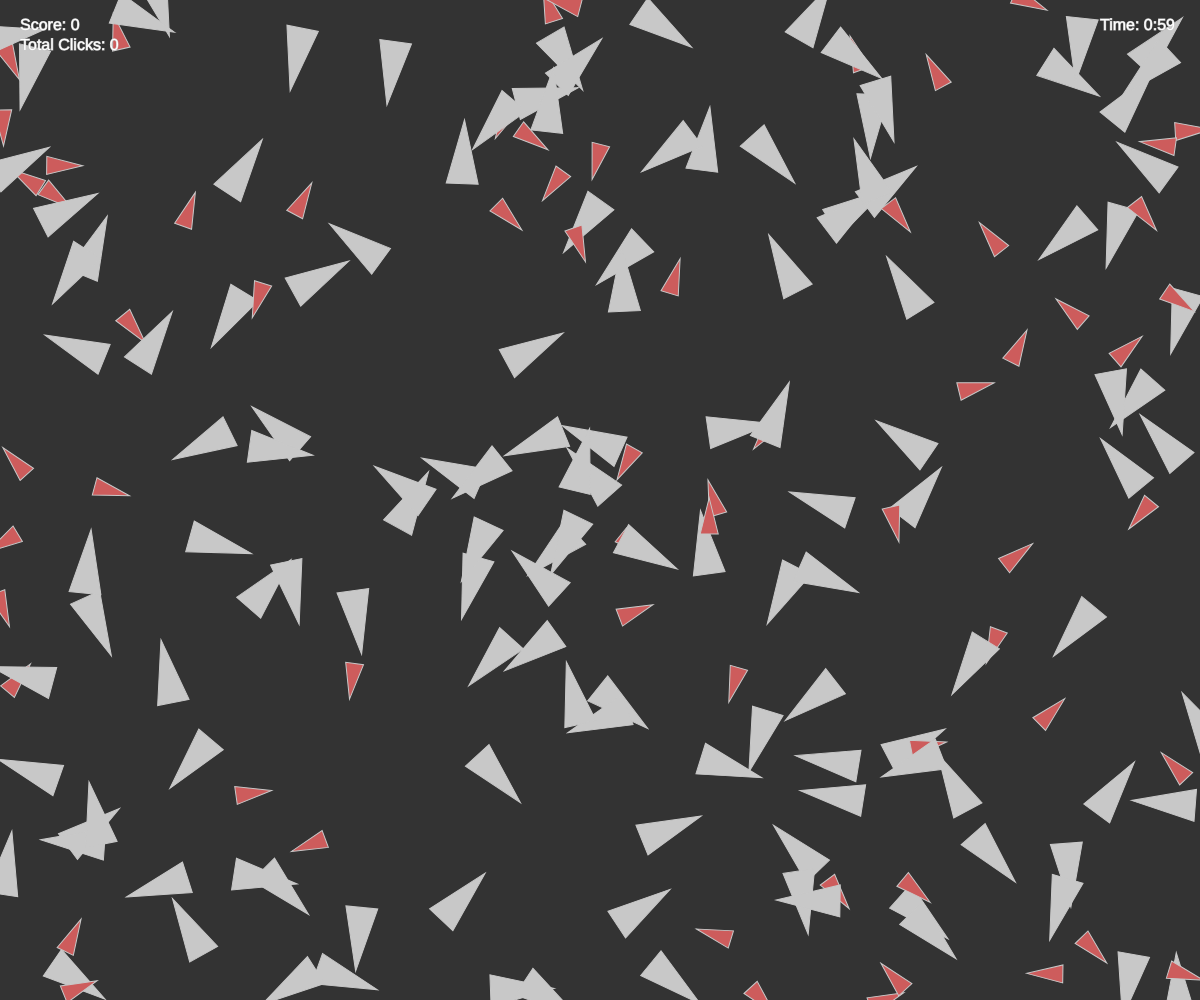
Frame 1 (no input)
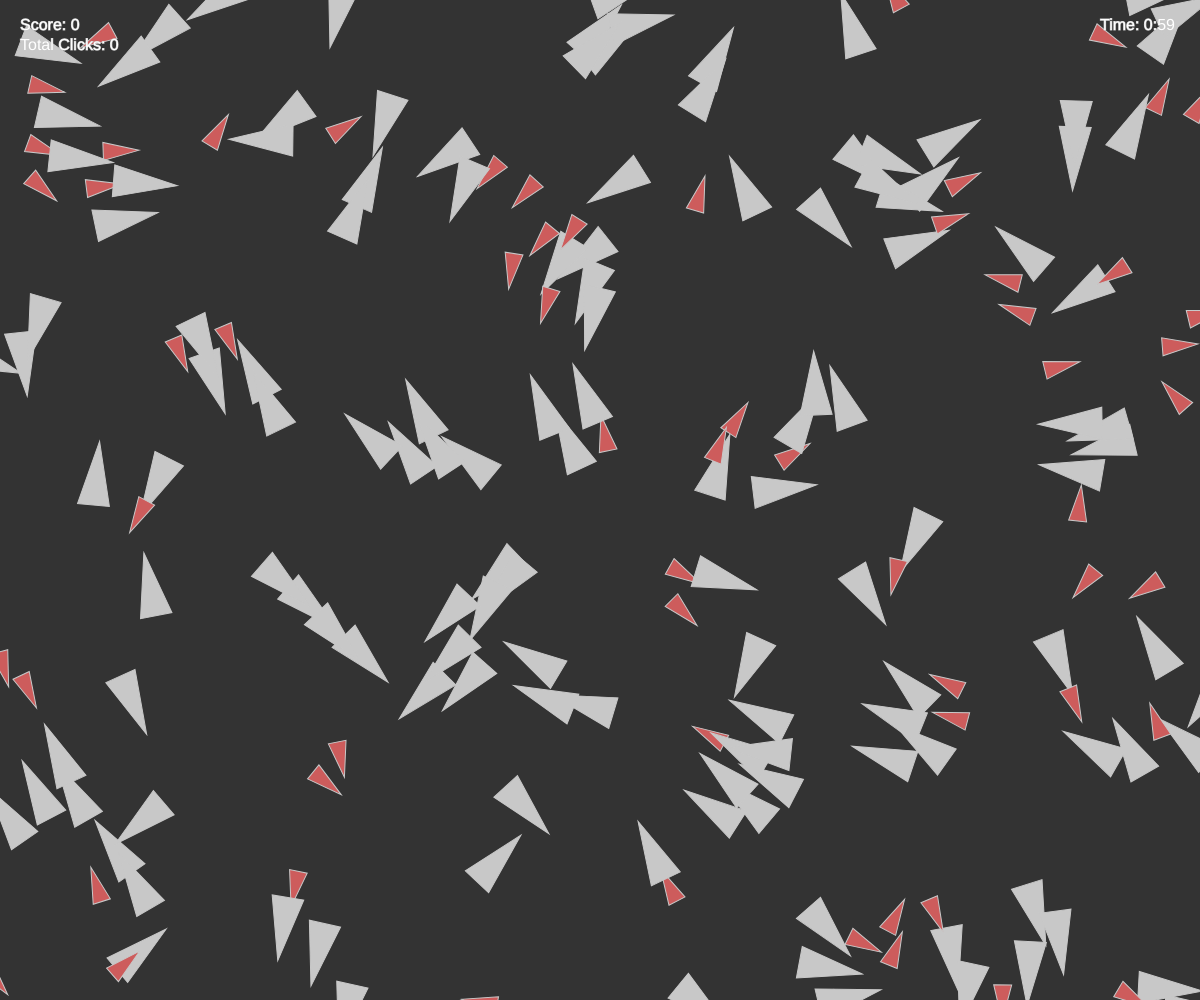
Frame 60 (no input)
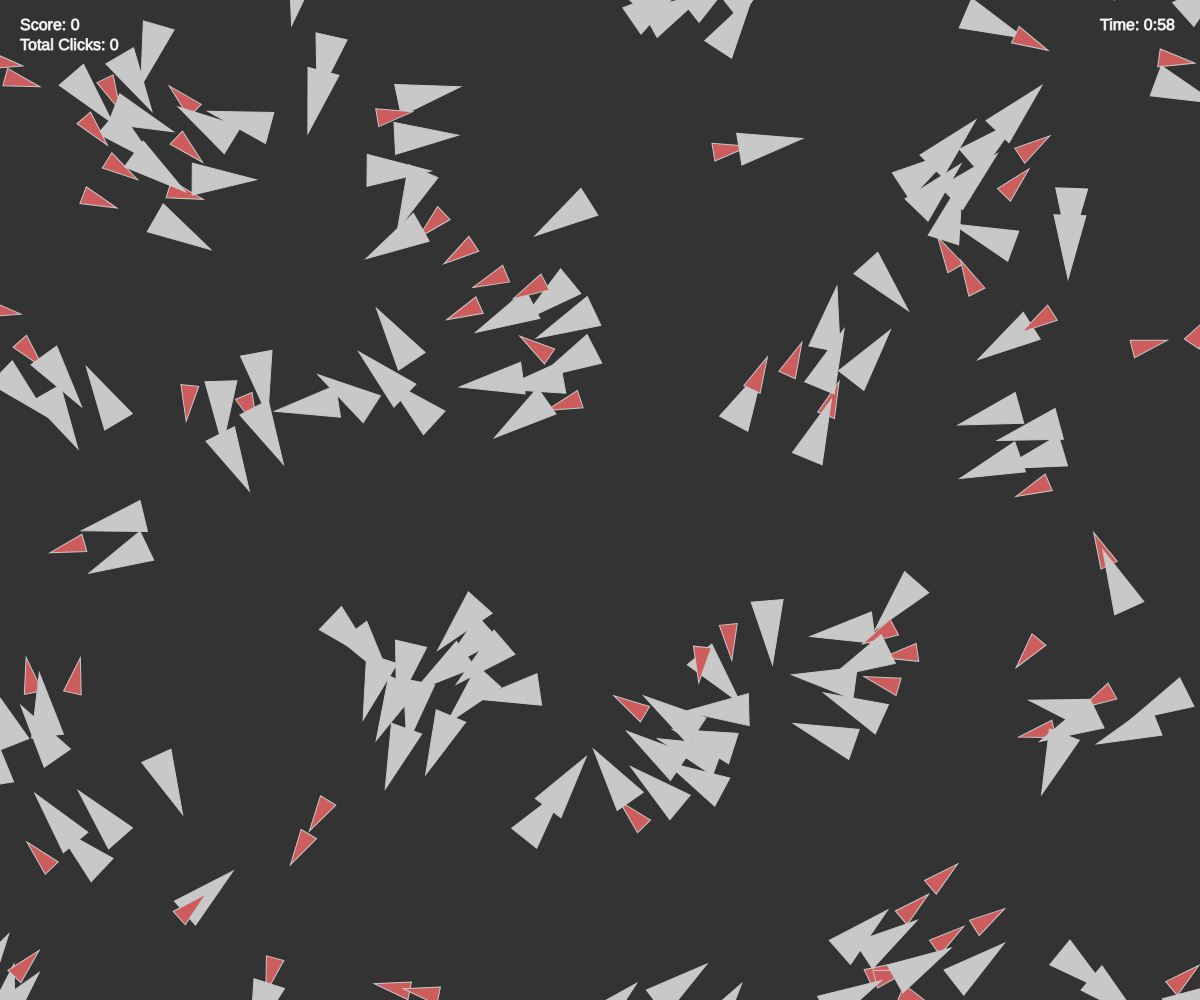
Frame 120 (the mouse pressed at the canvas centre since frame 60)

The p5.js sketch that drew these frames (run headless with seeded random() and noise() and a simulated clock; from frame 60 on, the mouse is pressed at the canvas centre):

// p5.js sketch
// ── sketch.js
//separation and cohesion
//flock position randomised

let flock;
let increaseSpeedButton;
let decreaseSpeedButton;
let increaseBoidsButton;
let decreaseBoidsButton;
let speed = 1.5;
let minSpeed = 0.5;
let maxSpeed = 10;
let minBoids = 10;
let maxBoids = 700;
let boidIncrement = 15;
let score = 0;
let totalClicks = 0; 
let startTime;
let elapsedTime = 0;
let gameRunning = true;

function setup() 
{
    createCanvas(windowWidth, windowHeight);
  cursor(CROSS); 
  
  flock = new Flock();

  for (let i = 0; i < 200; i++) {
    let x = random(width); // Generate random x position
    let y = random(height); // Generate random y position
    let b = new Boid(x, y); // Create a new boid at random position
    flock.addBoid(b);
  }

  increaseSpeedButton = createButton('Increase Speed');
  increaseSpeedButton.position(20, height + 20);
  increaseSpeedButton.mousePressed(increaseSpeed);

  decreaseSpeedButton = createButton('Decrease Speed');
  decreaseSpeedButton.position(160, height + 20);
  decreaseSpeedButton.mousePressed(decreaseSpeed);

  increaseBoidsButton = createButton('Increase Boids');
  increaseBoidsButton.position(300, height + 20);
  increaseBoidsButton.mousePressed(increaseBoids);

  decreaseBoidsButton = createButton('Decrease Boids');
  decreaseBoidsButton.position(440, height + 20);
  decreaseBoidsButton.mousePressed(decreaseBoids);
  
  startTime = millis();
}

function draw() {
  if (gameRunning) {
    background(51);
    flock.run();
    fill(255);
    textSize(16);
    text('Score: ' + score, 20, 30); // Display the score
    text('Total Clicks: ' + totalClicks, 20, 50); // Display the total clicks

    elapsedTime = (millis() - startTime) / 1000.0;
    let remainingTime = 60 - elapsedTime;

    

    if (elapsedTime >= 60) {
      gameRunning = false;
    }
  } else {
    // Display game over message or other logic after timer ends
    background(0);
    fill(255);
    textSize(32);
    textFont('Courier New');
    textSize(24);
    textAlign(CENTER);
    text("Time's Up!", width/2, 100);
    text('Your score is ' + score, width/2,200);
    text('Total Clicks = ' + totalClicks, width/2, 250)
    textSize(24);
    textWrap(WORD);
    textAlign(LEFT);
    textSize(12);
    text("", width/3, 300, width/3);
    
  }
  
  let remainingTime = 60 - elapsedTime;
  let minutes = Math.floor(remainingTime / 60); // Calculate minutes
  let seconds = Math.floor(remainingTime % 60); // Calculate seconds with modulo

  // Format seconds with leading zero if needed
  seconds = seconds < 10 ? "0" + seconds : seconds;

  text('Time: ' + minutes + ':' + seconds, width - 100, 30); // Display timer at top right

}


function increaseSpeed() {
  speed += 0.5;
  if (speed > maxSpeed) {
    speed = maxSpeed;
  }
  flock.updateSpeed(speed);
}

function decreaseSpeed() {
  speed -= 0.5;
  if (speed < minSpeed) {
    speed = minSpeed;
  }
  flock.updateSpeed(speed);
}

function increaseBoids() {
  for (let i = 0; i < boidIncrement; i++) {
    let newBoid = new Boid(width / 2, height / 2);
    flock.addBoid(newBoid);
  }
}

function decreaseBoids() {
  for (let i = 0; i < boidIncrement; i++) {
    flock.removeBoid();
  }
}

function Flock() {
  this.boids = [];
}

Flock.prototype.run = function () {
  for (let i = 0; i < this.boids.length; i++) {
    this.boids[i].run(this.boids);
  }
}

Flock.prototype.addBoid = function (b) {
  if (this.boids.length < maxBoids) {
    this.boids.push(b);
  }
}

Flock.prototype.removeBoid = function () {
  if (this.boids.length > minBoids) {
    this.boids.pop();
  }
}

Flock.prototype.updateSpeed = function (speed) {
  for (let i = 0; i < this.boids.length; i++) {
    this.boids[i].maxspeed = speed;
  }
}

function Boid(x, y) {
  this.acceleration = createVector(0, 0);
  this.velocity = createVector(random(-2, 2), random(-2, 2));
  this.position = createVector(x, y);
  this.r = 16.0;
  this.maxspeed = speed;
  this.maxforce = 0.05;
  this.clicked = false;
  
  this.isSmall = random() < 0.3;
  if (this.isSmall) {
    this.r -= 7; // Increase speed for smaller boids
  }
  
}



Boid.prototype.run = function (boids) {
  this.flock(boids);
  this.update();
  this.borders();
  this.render();
}

Boid.prototype.applyForce = function (force) {
  this.acceleration.add(force);
}

Boid.prototype.flock = function (boids) {
  let sep = this.separate(boids);
  let ali = this.align(boids);
  let coh = this.cohesion(boids);

  sep.mult(1.5); // Adjust the magnitude of separation force
  ali.mult(1.0); // Adjust the magnitude of alignment force
  coh.mult(1.0); // Adjust the magnitude of cohesion force

  this.applyForce(sep);
  this.applyForce(ali);
  this.applyForce(coh);
}

Boid.prototype.update = function () {
  this.velocity.add(this.acceleration);
  this.velocity.limit(this.maxspeed);
  this.position.add(this.velocity);
  this.acceleration.mult(0);
}


Boid.prototype.borders = function () {
  if (this.position.x < -this.r) this.position.x = width + this.r;
  if (this.position.y < -this.r) this.position.y = height + this.r;
  if (this.position.x > width + this.r) this.position.x = -this.r;
  if (this.position.y > height + this.r) this.position.y = -this.r;
}

Boid.prototype.separate = function (boids) {
  let desiredseparation = 25.0;
  let steer = createVector(0, 0);
  let count = 0;
  for (let i = 0; i < boids.length; i++) {
    let d = p5.Vector.dist(this.position, boids[i].position);
    if ((d > 0) && (d < desiredseparation)) {
      let diff = p5.Vector.sub(this.position, boids[i].position);
      diff.normalize();
      diff.div(d);
      steer.add(diff);
      count++;
    }
  }
  if (count > 0) {
    steer.div(count);
  }
  if (steer.mag() > 0) {
    steer.normalize();
    steer.mult(this.maxspeed);
    steer.sub(this.velocity);
    steer.limit(this.maxforce);
  }
  return steer;
}

Boid.prototype.align = function (boids) {
  let neighbordist = 50;
  let sum = createVector(0, 0);
  let count = 0;
  for (let i = 0; i < boids.length; i++) {
    let d = p5.Vector.dist(this.position, boids[i].position);
    if ((d > 0) && (d < neighbordist)) {
      sum.add(boids[i].velocity);
      count++;
    }
  }
  if (count > 0) {
    sum.div(count);
    sum.normalize();
    sum.mult(this.maxspeed);
    let steer = p5.Vector.sub(sum, this.velocity);
    steer.limit(this.maxforce);
    return steer;
  } else {
    return createVector(0, 0);
  }
}

Boid.prototype.cohesion = function (boids) {
  let neighbordist = 50;
  let sum = createVector(0, 0);
  let count = 0;
  for (let i = 0; i < boids.length; i++) {
    let d = p5.Vector.dist(this.position, boids[i].position);
    if ((d > 0) && (d < neighbordist)) {
      sum.add(boids[i].position);
      count++;
    }
  }
  if (count > 0) {
    sum.div(count);
    return this.seek(sum);
  } else {
    return createVector(0, 0);
  }
}

Boid.prototype.seek = function (target) {
  let desired = p5.Vector.sub(target, this.position);
  desired.normalize();
  desired.mult(this.maxspeed);
  let steer = p5.Vector.sub(desired, this.velocity);
  steer.limit(this.maxforce);
  return steer;
}

// function mouseClicked() {
//   totalClicks++;

//   for (let i = flock.boids.length - 1; i >= 0; i--) {
//     let boid = flock.boids[i];
    
//     if (!boid.clicked && boid.isPink && dist(mouseX, mouseY, boid.position.x, boid.position.y) < boid.r+5) {
      
//       console.log("Boid clicked!");
//       boid.clicked = true; 
//       score++; 
//       break; 
//     }
//   }
// }

Boid.prototype.render = function () {
  let theta = this.velocity.heading() + radians(90);
  
  if (this.clicked) { // Highlight clicked boid with green
    fill(0, 255, 0);
  } else if (this.isSmall) {
    fill(205, 92, 92);
  } else {
    fill(200);
  }
  stroke(200);
  push();
  translate(this.position.x, this.position.y);
  rotate(theta);
  beginShape();
  vertex(0, -this.r * 2);
  vertex(-this.r, this.r * 2);
  vertex(this.r, this.r * 2);
  endShape(CLOSE);
  pop();
}

function mouseClicked() {
  totalClicks++;

  for (let i = flock.boids.length - 1; i >= 0; i--) {
    let boid = flock.boids[i];
    
    if (!boid.clicked && boid.isSmall && pointInBoid(mouseX, mouseY, boid)) {
      console.log("Boid clicked!");
      boid.clicked = true; 
      score++; 
      break; 
    }
  }
}

function pointInBoid(x, y, boid) {
  let vertices = getBoidVertices(boid);
  let inside = false;

  for (let i = 0, j = vertices.length - 1; i < vertices.length; j = i++) {
    let xi = vertices[i].x, yi = vertices[i].y;
    let xj = vertices[j].x, yj = vertices[j].y;

    let intersect = ((yi > y) != (yj > y)) &&
                    (x < (xj - xi) * (y - yi) / (yj - yi) + xi);
    if (intersect) inside = !inside;
  }

  return inside;
}

function getBoidVertices(boid) {
  let vertices = [];
  let theta = boid.velocity.heading() + radians(90);
  let cosTheta = cos(theta);
  let sinTheta = sin(theta);

  // Calculate the vertices of the triangle representing the boid
  let v1 = createVector(boid.position.x, boid.position.y - boid.r * 2);
  let v2 = createVector(boid.position.x - boid.r, boid.position.y + boid.r * 2);
  let v3 = createVector(boid.position.x + boid.r, boid.position.y + boid.r * 2);

  // Rotate the vertices according to boid's heading
  let rotatedV1 = createVector(
    cosTheta * (v1.x - boid.position.x) - sinTheta * (v1.y - boid.position.y) + boid.position.x,
    sinTheta * (v1.x - boid.position.x) + cosTheta * (v1.y - boid.position.y) + boid.position.y
  );
  let rotatedV2 = createVector(
    cosTheta * (v2.x - boid.position.x) - sinTheta * (v2.y - boid.position.y) + boid.position.x,
    sinTheta * (v2.x - boid.position.x) + cosTheta * (v2.y - boid.position.y) + boid.position.y
  );
  let rotatedV3 = createVector(
    cosTheta * (v3.x - boid.position.x) - sinTheta * (v3.y - boid.position.y) + boid.position.x,
    sinTheta * (v3.x - boid.position.x) + cosTheta * (v3.y - boid.position.y) + boid.position.y
  );

  vertices.push(rotatedV1, rotatedV2, rotatedV3);
  return vertices;
}

Boid.prototype.separate = function (boids) {
  let desiredSeparation = 40.0; // Minimum separation distance
  let steer = createVector(0, 0);
  let count = 0;

  for (let i = 0; i < boids.length; i++) {
    let d = p5.Vector.dist(this.position, boids[i].position);

    if ((d > 0) && (d < desiredSeparation)) {
      let diff = p5.Vector.sub(this.position, boids[i].position);
      diff.normalize();
      diff.div(d); // Weight by distance
      steer.add(diff);
      count++;
    }
  }

  if (count > 0) {
    steer.div(count);
  }

  if (steer.mag() > 0) {
    steer.normalize();
    steer.mult(this.maxspeed);
    steer.sub(this.velocity);
    steer.limit(this.maxforce);
  }

  return steer;
}

Boid.prototype.cohesion = function (boids) {
  let neighbordist = 50; // Maximum distance to consider a boid as a neighbor
  let sum = createVector(0, 0);
  let count = 0;

  for (let i = 0; i < boids.length; i++) {
    let d = p5.Vector.dist(this.position, boids[i].position);

    if ((d > 0) && (d < neighbordist)) {
      sum.add(boids[i].position);
      count++;
    }
  }

  if (count > 0) {
    sum.div(count);
    return this.seek(sum); // Use seek behavior to move towards the center of mass of neighbors
  } else {
    return createVector(0, 0);
  }
}
